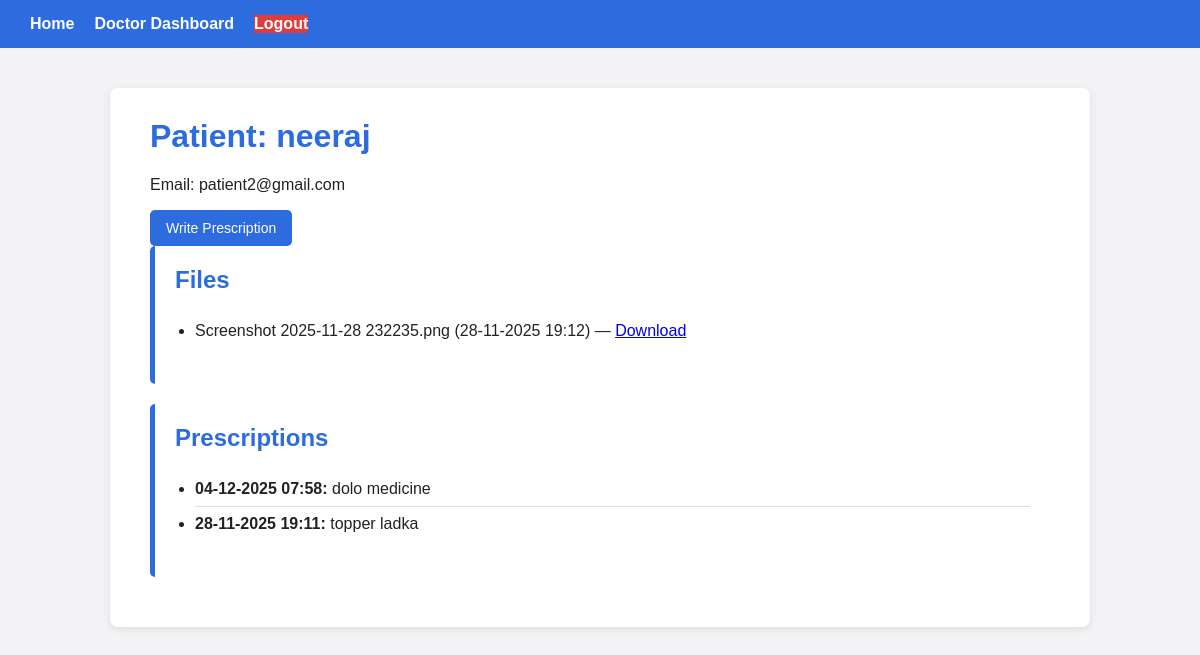
Page /doctor/patient/3 (signed in) on the committed database.
### website/models.py (models this page shows, shortened)
class User(UserMixin, db.Model):
    id = db.Column(db.Integer, primary_key=True)
    name = db.Column(db.String(100), nullable=False)
    email = db.Column(db.String(120), unique=True, nullable=False)
    password_hash = db.Column(db.String(200), nullable=False)
    role = db.Column(db.String(20), nullable=False)  # 'patient' or 'doctor'

class File(db.Model):
    id = db.Column(db.Integer, primary_key=True)
    patient_id = db.Column(db.Integer, db.ForeignKey("user.id"), nullable=False)
    filename = db.Column(db.String(255), nullable=False)          # stored name on disk
    original_filename = db.Column(db.String(255), nullable=False) # original name
    uploaded_at = db.Column(db.DateTime, default=datetime.utcnow)

class Prescription(db.Model):
    id = db.Column(db.Integer, primary_key=True)
    patient_id = db.Column(db.Integer, db.ForeignKey("user.id"), nullable=False)
    doctor_id = db.Column(db.Integer, db.ForeignKey("user.id"), nullable=False)
    text = db.Column(db.Text, nullable=False)
    created_at = db.Column(db.DateTime, default=datetime.utcnow)

### website/views.py (the view)
@views.route("/doctor/patient/<int:patient_id>")
@login_required
def doctor_patient_detail(patient_id):
    if current_user.role != "doctor":
        abort(403)
    patient = User.query.filter_by(id=patient_id, role="patient").first_or_404()
    files = File.query.filter_by(patient_id=patient.id).order_by(File.uploaded_at.desc()).all()
    prescriptions = Prescription.query.filter_by(patient_id=patient.id).order_by(
        Prescription.created_at.desc()
    ).all()
    return render_template(
        "doctor_patient_detail.html",
        patient=patient,
        files=files,
        prescriptions=prescriptions,
    )

### website/models.py (called while the page is built)
@login_manager.user_loader
def load_user(user_id):
    return User.query.get(int(user_id))

### website/templates/doctor_patient_detail.html (shortened to what this page needs)
{% extends "base.html" %}
{% block content %}
<h1>Patient: {{ patient.name }}</h1>
<p>Email: {{ patient.email }}</p>
<a href="{{ url_for('views.doctor_prescribe', patient_id=patient.id) }}" class="btn">Write Prescription</a>
<div class="card">
    <h2>Files</h2>
    <ul>
        {% if files %}
            {% for f in files %}
                <li>
                    {{ f.original_filename }} ({{ f.uploaded_at.strftime('%d-%m-%Y %H:%M') }})
                    — <a href="{{ url_for('views.download_file', file_id=f.id) }}">Download</a>
                </li>
            {% endfor %}
        {% else %}
            <li>No files uploaded by patient.</li>
        {% endif %}
    </ul>
</div>
<div class="card">
    <h2>Prescriptions</h2>
    <ul>
        {% if prescriptions %}
            {% for p in prescriptions %}
                <li>
                    <strong>{{ p.created_at.strftime('%d-%m-%Y %H:%M') }}:</strong>
                    {{ p.text }}
                </li>
            {% endfor %}
        {% else %}
            <li>No prescriptions yet.</li>
        {% endif %}
    </ul>
</div>
{% endblock %}

### website/static/css/style.css (style rules this page uses)
body { margin: 0; padding: 0; font-family: Arial, Helvetica, sans-serif; background: #f4f4f7; color: #222; }
h1, h2 { margin-top: 0; color: #2d6cdf; }
.btn { display: inline-block; background: #2d6cdf; color: #fff !important; padding: 10px 16px; border-radius: 5px; text-decoration: none; font-size: 14px; }
ul { padding-left: 20px; }
li { padding: 8px 0; border-bottom: 1px solid #ddd; }
li:last-child { border-bottom: none; }
.card { background: #fff; padding: 20px; margin-bottom: 20px; border-left: 5px solid #2d6cdf; border-radius: 5px; }

### rows in the picture
User: name "neeraj", email "patient2@gmail.com"
File: original_filename "Screenshot 2025-11-28 232235.png", uploaded_at "28-11-2025 19:12"
Prescription: created_at "04-12-2025 07:58", text "dolo medicine"
Prescription: created_at "28-11-2025 19:11", text "topper ladka"
